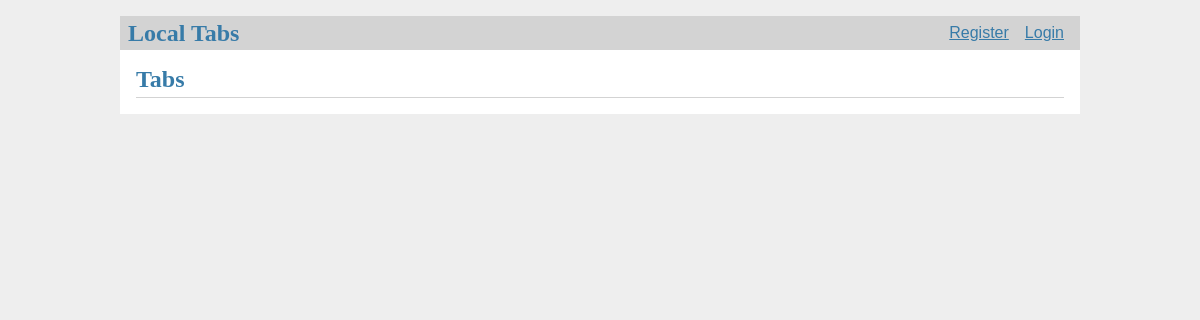
Before: / with the older database file.
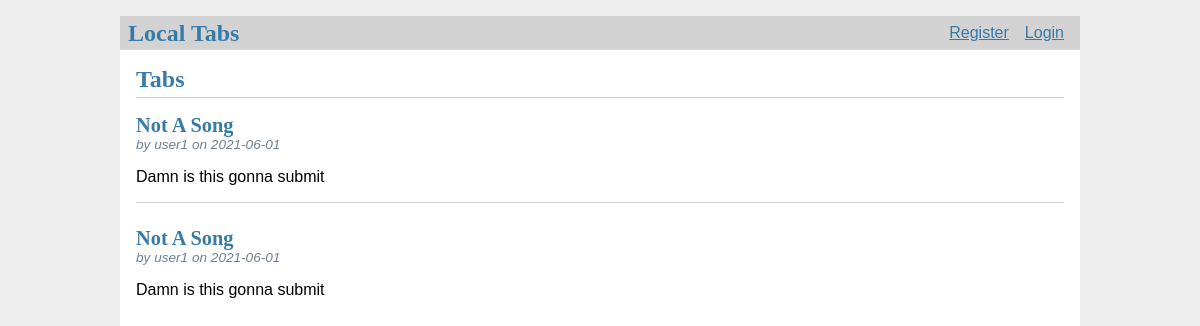
After: the same page with the newer database file.
### tables this page shows
CREATE TABLE tabs (
    id INTEGER PRIMARY KEY AUTOINCREMENT,
    artist_id INTEGER NOT NULL,
    created TIMESTAMP NOT NULL DEFAULT CURRENT_TIMESTAMP,
    title TEXT NOT NULL,
    body TEXT NOT NULL,
    FOREIGN KEY
(artist_id) REFERENCES user
(id)
);

CREATE TABLE user (
    id INTEGER PRIMARY KEY AUTOINCREMENT,
    username TEXT UNIQUE NOT NULL,
    password TEXT NOT NULL
);

### flaskr/tab.py (the view)
@bp.route('/')
def index():
    db = get_db()
    tabs = db.execute(
        'SELECT p.id, title, body, created, artist_id, username'
        ' FROM tabs p JOIN user u ON p.artist_id = u.id'
        ' ORDER BY created DESC'
    ).fetchall()
    return render_template('tab/index.html', tabs=tabs)

### flaskr/auth.py (called while the page is built)
@bp.before_app_request
def load_logged_in_user():
    user_id = session.get('user_id')
    if user_id is None:
        g.user = None
    else:
        g.user = get_db().execute(
            'SELECT * FROM user WHERE id = ?', (user_id,)
        ).fetchone()

### flaskr/db.py (called while the page is built)
def get_db():
    if 'db' not in g:
        g.db = sqlite3.connect(
            current_app.config['DATABASE'],
            detect_types=sqlite3.PARSE_DECLTYPES
        )
        g.db.row_factory = sqlite3.Row
    return g.db

### flaskr/templates/tab/index.html (shortened to what this page needs)
{% extends 'base.html' %} {% block header %}
<h1>{% block title %}Tabs{% endblock %}</h1>
 {% endblock %} {% block content %} {% for tab in tabs %}
<article class="post">
    <header>
        <div>
            <h1>{{ tab['title'] }}</h1>
            <div class="about">by {{ tab['username'] }} on {{ tab['created'].strftime('%Y-%m-%d') }}</div>
        </div>
    </header>
    <p class="body">{{ tab['body'] }}</p>
</article>
{% if not loop.last %}
<hr> {% endif %} {% endfor %} {% endblock %}

### flaskr/templates/base.html (shortened to what this page needs)
<!doctype html>
<link rel="stylesheet" href="{{ url_for('static', filename='style.css') }}">
<nav>
    <h1>Local Tabs</h1>
    <ul>
        {% if g.user %}
        <li>
            <span>{{ g.user['username'] }}</span>
            <li>
                <a href="{{ url_for('auth.logout') }}">Logout</a>
                {% else %}
                <li>
                    <a href="{{ url_for('auth.register') }}">Register</a>
                    <li>
                        <a href="{{ url_for('auth.login') }}">Login</a>
                        {% endif %}
    </ul>
</nav>
<section class="content">
    <header>
        {% block header %}{% endblock %}
    </header>
     {% block content %}{% endblock %}
</section>

### flaskr/static/style.css (style rules this page uses)
h1 { font-family: serif; color: #377ba8; margin: 1rem 0; }
a { color: #377ba8; }
hr { border: none; border-top: 1px solid lightgray; }
nav { background: lightgray; display: flex; align-items: center; padding: 0 0.5rem; }
nav h1 { flex: auto; margin: 0; }
nav ul { display: flex; list-style: none; margin: 0; padding: 0; }
nav ul li a, nav ul li span, header .action { display: block; padding: 0.5rem; }
.content { padding: 0 1rem 1rem; }
.content > header { border-bottom: 1px solid lightgray; display: flex; align-items: flex-end; }
.content > header h1 { flex: auto; margin: 1rem 0 0.25rem 0; }
.post > header { display: flex; align-items: flex-end; font-size: 0.85em; }
.post > header > div:first-of-type { flex: auto; }
.post > header h1 { font-size: 1.5em; margin-bottom: 0; }
.post .about { color: slategray; font-style: italic; }
.post .body { white-space: pre-line; }
.content:last-child { margin-bottom: 0; }

Changed rows visible on the page:
added tabs: title "Not A Song", username "user1", created "2021-06-01", body "Damn is this gonna submit"
added tabs: title "Not A Song", username "user1", created "2021-06-01", body "Damn is this gonna submit"
